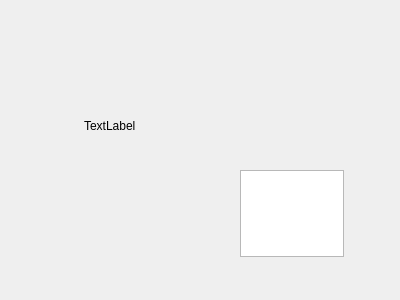
<?xml version="1.0" encoding="UTF-8"?>
<ui version="4.0">
 <class>Form</class>
 <widget class="QWidget" name="Form">
  <property name="geometry">
   <rect>
    <x>0</x>
    <y>0</y>
    <width>400</width>
    <height>300</height>
   </rect>
  </property>
  <property name="windowTitle">
   <string>Form</string>
  </property>
  <widget class="QLabel" name="label">
   <property name="geometry">
    <rect>
     <x>84</x>
     <y>75</y>
     <width>141</width>
     <height>101</height>
    </rect>
   </property>
   <property name="text">
    <string>TextLabel</string>
   </property>
  </widget>
  <widget class="QTextEdit" name="textEdit">
   <property name="geometry">
    <rect>
     <x>240</x>
     <y>170</y>
     <width>104</width>
     <height>87</height>
    </rect>
   </property>
  </widget>
 </widget>
 <resources/>
 <connections/>
</ui>
